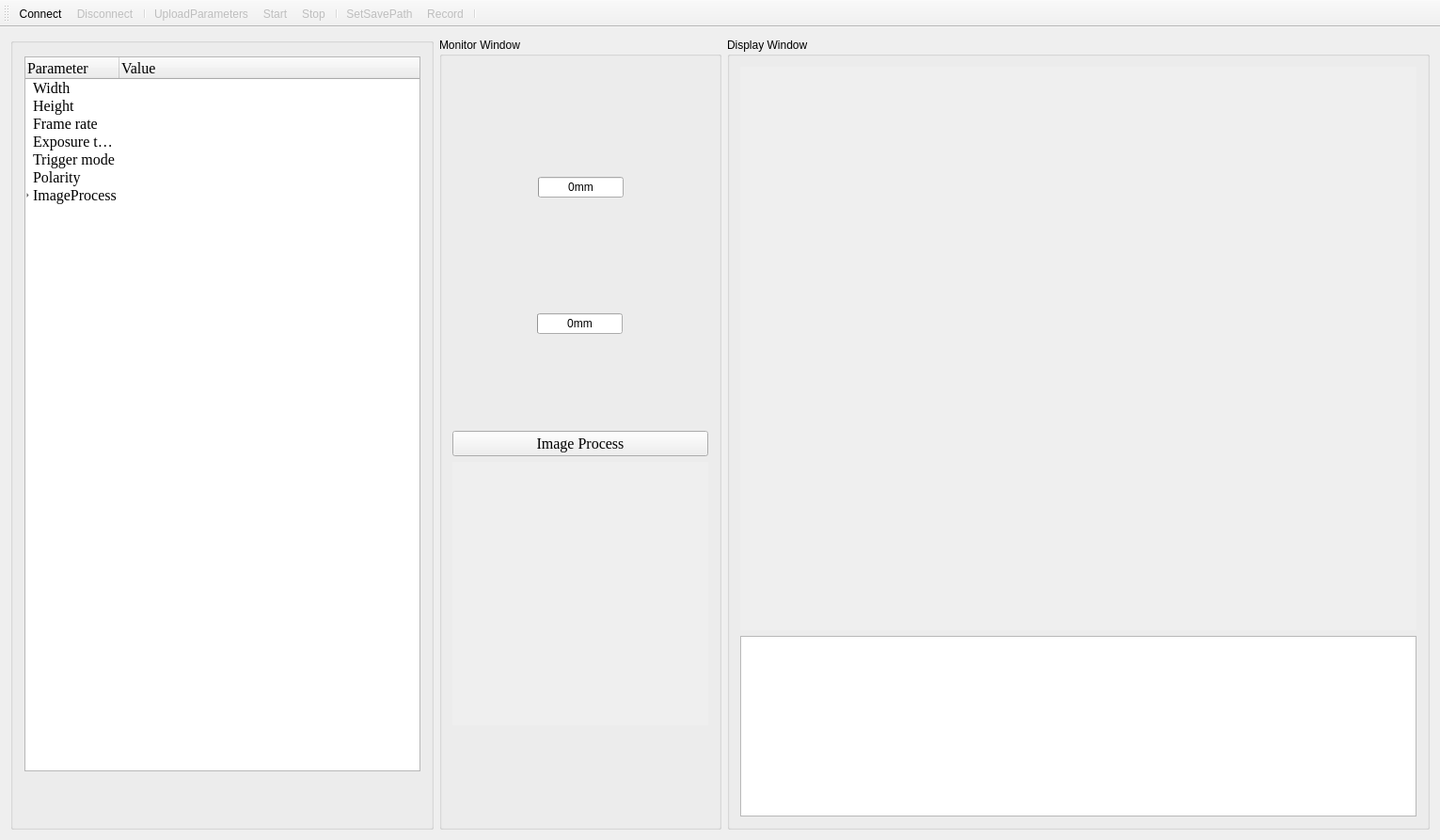
<?xml version="1.0" encoding="UTF-8"?>
<ui version="4.0">
 <class>MainWindow</class>
 <widget class="QMainWindow" name="MainWindow">
  <property name="geometry">
   <rect>
    <x>0</x>
    <y>0</y>
    <width>1531</width>
    <height>893</height>
   </rect>
  </property>
  <property name="minimumSize">
   <size>
    <width>1175</width>
    <height>755</height>
   </size>
  </property>
  <property name="windowTitle">
   <string>MainWindow</string>
  </property>
  <property name="styleSheet">
   <string notr="true"/>
  </property>
  <widget class="QWidget" name="centralWidget">
   <layout class="QGridLayout" name="gridLayout_5">
    <item row="0" column="0">
     <widget class="QGroupBox" name="groupBox_3">
      <property name="sizePolicy">
       <sizepolicy hsizetype="Fixed" vsizetype="Expanding">
        <horstretch>0</horstretch>
        <verstretch>0</verstretch>
       </sizepolicy>
      </property>
      <property name="minimumSize">
       <size>
        <width>450</width>
        <height>500</height>
       </size>
      </property>
      <property name="maximumSize">
       <size>
        <width>450</width>
        <height>16777215</height>
       </size>
      </property>
      <property name="title">
       <string/>
      </property>
      <widget class="QTreeWidget" name="parameter_tree">
       <property name="geometry">
        <rect>
         <x>15</x>
         <y>20</y>
         <width>421</width>
         <height>760</height>
        </rect>
       </property>
       <property name="sizePolicy">
        <sizepolicy hsizetype="Expanding" vsizetype="Expanding">
         <horstretch>0</horstretch>
         <verstretch>0</verstretch>
        </sizepolicy>
       </property>
       <property name="font">
        <font>
         <family>Times New Roman</family>
         <pointsize>12</pointsize>
        </font>
       </property>
       <property name="indentation">
        <number>5</number>
       </property>
       <attribute name="headerStretchLastSection">
        <bool>true</bool>
       </attribute>
       <column>
        <property name="text">
         <string>Parameter</string>
        </property>
       </column>
       <column>
        <property name="text">
         <string>Value</string>
        </property>
       </column>
       <item>
        <property name="text">
         <string>Width</string>
        </property>
       </item>
       <item>
        <property name="text">
         <string>Height</string>
        </property>
       </item>
       <item>
        <property name="text">
         <string>Frame rate</string>
        </property>
       </item>
       <item>
        <property name="text">
         <string>Exposure time</string>
        </property>
       </item>
       <item>
        <property name="text">
         <string>Trigger mode</string>
        </property>
       </item>
       <item>
        <property name="text">
         <string>Polarity</string>
        </property>
       </item>
       <item>
        <property name="text">
         <string>ImageProcess</string>
        </property>
        <item>
         <property name="text">
          <string>ROI.x</string>
         </property>
         <property name="text">
          <string/>
         </property>
        </item>
        <item>
         <property name="text">
          <string>ROI.y</string>
         </property>
        </item>
        <item>
         <property name="text">
          <string>ROI.w</string>
         </property>
        </item>
        <item>
         <property name="text">
          <string>ROI.h</string>
         </property>
        </item>
        <item>
         <property name="text">
          <string>Threshold</string>
         </property>
        </item>
       </item>
      </widget>
     </widget>
    </item>
    <item row="0" column="1">
     <widget class="QGroupBox" name="groupBox_4">
      <property name="sizePolicy">
       <sizepolicy hsizetype="Minimum" vsizetype="Expanding">
        <horstretch>0</horstretch>
        <verstretch>0</verstretch>
       </sizepolicy>
      </property>
      <property name="maximumSize">
       <size>
        <width>300</width>
        <height>16777215</height>
       </size>
      </property>
      <property name="styleSheet">
       <string notr="true">font: 12pt &quot;Times New Roman&quot;;</string>
      </property>
      <property name="title">
       <string>Monitor Window</string>
      </property>
      <layout class="QGridLayout" name="gridLayout_4">
       <item row="0" column="0">
        <layout class="QHBoxLayout" name="horizontalLayout">
         <item>
          <spacer name="horizontalSpacer">
           <property name="orientation">
            <enum>Qt::Horizontal</enum>
           </property>
           <property name="sizeHint" stdset="0">
            <size>
             <width>48</width>
             <height>20</height>
            </size>
           </property>
          </spacer>
         </item>
         <item>
          <layout class="QVBoxLayout" name="verticalLayout">
           <item>
            <widget class="QLabel" name="label_2">
             <property name="sizePolicy">
              <sizepolicy hsizetype="Fixed" vsizetype="Fixed">
               <horstretch>0</horstretch>
               <verstretch>0</verstretch>
              </sizepolicy>
             </property>
             <property name="text">
              <string/>
             </property>
             <property name="pixmap">
              <pixmap resource="../resources/rcc.qrc">:/pics/width.png</pixmap>
             </property>
             <property name="scaledContents">
              <bool>true</bool>
             </property>
            </widget>
           </item>
           <item>
            <widget class="QProgressBar" name="widthBar">
             <property name="maximum">
              <number>30</number>
             </property>
             <property name="value">
              <number>0</number>
             </property>
             <property name="alignment">
              <set>Qt::AlignCenter</set>
             </property>
             <property name="format">
              <string>%vmm</string>
             </property>
            </widget>
           </item>
          </layout>
         </item>
         <item>
          <spacer name="horizontalSpacer_2">
           <property name="orientation">
            <enum>Qt::Horizontal</enum>
           </property>
           <property name="sizeHint" stdset="0">
            <size>
             <width>28</width>
             <height>17</height>
            </size>
           </property>
          </spacer>
         </item>
        </layout>
       </item>
       <item row="1" column="0">
        <layout class="QHBoxLayout" name="horizontalLayout_2">
         <item>
          <spacer name="horizontalSpacer_3">
           <property name="orientation">
            <enum>Qt::Horizontal</enum>
           </property>
           <property name="sizeHint" stdset="0">
            <size>
             <width>100</width>
             <height>20</height>
            </size>
           </property>
          </spacer>
         </item>
         <item>
          <layout class="QVBoxLayout" name="verticalLayout_2">
           <item>
            <widget class="QLabel" name="label_5">
             <property name="sizePolicy">
              <sizepolicy hsizetype="Fixed" vsizetype="Fixed">
               <horstretch>0</horstretch>
               <verstretch>0</verstretch>
              </sizepolicy>
             </property>
             <property name="text">
              <string/>
             </property>
             <property name="pixmap">
              <pixmap resource="../resources/rcc.qrc">:/pics/length.png</pixmap>
             </property>
             <property name="scaledContents">
              <bool>true</bool>
             </property>
            </widget>
           </item>
           <item>
            <widget class="QProgressBar" name="lengthBar">
             <property name="maximum">
              <number>30</number>
             </property>
             <property name="value">
              <number>0</number>
             </property>
             <property name="alignment">
              <set>Qt::AlignCenter</set>
             </property>
             <property name="format">
              <string>%vmm</string>
             </property>
            </widget>
           </item>
          </layout>
         </item>
         <item>
          <spacer name="horizontalSpacer_4">
           <property name="orientation">
            <enum>Qt::Horizontal</enum>
           </property>
           <property name="sizeHint" stdset="0">
            <size>
             <width>100</width>
             <height>20</height>
            </size>
           </property>
          </spacer>
         </item>
        </layout>
       </item>
       <item row="2" column="0">
        <layout class="QVBoxLayout" name="verticalLayout_3">
         <item>
          <widget class="QPushButton" name="processButton">
           <property name="font">
            <font>
             <family>Times New Roman</family>
             <pointsize>12</pointsize>
             <weight>50</weight>
             <italic>false</italic>
             <bold>false</bold>
            </font>
           </property>
           <property name="text">
            <string>Image Process</string>
           </property>
           <property name="checkable">
            <bool>true</bool>
           </property>
           <property name="checked">
            <bool>false</bool>
           </property>
          </widget>
         </item>
         <item>
          <widget class="QLabel" name="roi_wnd">
           <property name="enabled">
            <bool>false</bool>
           </property>
           <property name="sizePolicy">
            <sizepolicy hsizetype="Expanding" vsizetype="Expanding">
             <horstretch>0</horstretch>
             <verstretch>0</verstretch>
            </sizepolicy>
           </property>
           <property name="minimumSize">
            <size>
             <width>240</width>
             <height>240</height>
            </size>
           </property>
           <property name="maximumSize">
            <size>
             <width>280</width>
             <height>280</height>
            </size>
           </property>
           <property name="autoFillBackground">
            <bool>true</bool>
           </property>
           <property name="text">
            <string/>
           </property>
           <property name="pixmap">
            <pixmap resource="../resources/rcc.qrc">:/pics/default.bmp</pixmap>
           </property>
          </widget>
         </item>
        </layout>
       </item>
      </layout>
     </widget>
    </item>
    <item row="0" column="2">
     <widget class="QGroupBox" name="groupBox_2">
      <property name="sizePolicy">
       <sizepolicy hsizetype="Expanding" vsizetype="Expanding">
        <horstretch>0</horstretch>
        <verstretch>0</verstretch>
       </sizepolicy>
      </property>
      <property name="styleSheet">
       <string notr="true">font: 12pt &quot;Times New Roman&quot;;</string>
      </property>
      <property name="title">
       <string>Display Window</string>
      </property>
      <layout class="QGridLayout" name="gridLayout_2">
       <item row="1" column="0">
        <widget class="QTextBrowser" name="textBrowser">
         <property name="sizePolicy">
          <sizepolicy hsizetype="Expanding" vsizetype="Maximum">
           <horstretch>0</horstretch>
           <verstretch>0</verstretch>
          </sizepolicy>
         </property>
         <property name="html">
          <string>&lt;!DOCTYPE HTML PUBLIC &quot;-//W3C//DTD HTML 4.0//EN&quot; &quot;http://www.w3.org/TR/REC-html40/strict.dtd&quot;&gt;
&lt;html&gt;&lt;head&gt;&lt;meta name=&quot;qrichtext&quot; content=&quot;1&quot; /&gt;&lt;style type=&quot;text/css&quot;&gt;
p, li { white-space: pre-wrap; }
&lt;/style&gt;&lt;/head&gt;&lt;body style=&quot; font-family:'Times New Roman'; font-size:12pt; font-weight:400; font-style:normal;&quot;&gt;
&lt;p style=&quot;-qt-paragraph-type:empty; margin-top:0px; margin-bottom:0px; margin-left:0px; margin-right:0px; -qt-block-indent:0; text-indent:0px;&quot;&gt;&lt;br /&gt;&lt;/p&gt;&lt;/body&gt;&lt;/html&gt;</string>
         </property>
        </widget>
       </item>
       <item row="0" column="0">
        <widget class="QLabel" name="display_wnd">
         <property name="enabled">
          <bool>false</bool>
         </property>
         <property name="sizePolicy">
          <sizepolicy hsizetype="Expanding" vsizetype="Expanding">
           <horstretch>0</horstretch>
           <verstretch>0</verstretch>
          </sizepolicy>
         </property>
         <property name="minimumSize">
          <size>
           <width>640</width>
           <height>480</height>
          </size>
         </property>
         <property name="maximumSize">
          <size>
           <width>16777215</width>
           <height>16777215</height>
          </size>
         </property>
         <property name="autoFillBackground">
          <bool>true</bool>
         </property>
         <property name="text">
          <string/>
         </property>
         <property name="pixmap">
          <pixmap resource="../resources/rcc.qrc">:/pics/default.bmp</pixmap>
         </property>
        </widget>
       </item>
      </layout>
     </widget>
    </item>
   </layout>
  </widget>
  <widget class="QToolBar" name="toolBar">
   <property name="enabled">
    <bool>true</bool>
   </property>
   <property name="windowTitle">
    <string>toolBar</string>
   </property>
   <property name="iconSize">
    <size>
     <width>60</width>
     <height>35</height>
    </size>
   </property>
   <attribute name="toolBarArea">
    <enum>TopToolBarArea</enum>
   </attribute>
   <attribute name="toolBarBreak">
    <bool>false</bool>
   </attribute>
   <addaction name="actionConnect"/>
   <addaction name="actionDisconnect"/>
   <addaction name="separator"/>
   <addaction name="actionUploadParameters"/>
   <addaction name="actionStart"/>
   <addaction name="actionStop"/>
   <addaction name="separator"/>
   <addaction name="actionSetSavePath"/>
   <addaction name="actionRecord"/>
   <addaction name="separator"/>
  </widget>
  <action name="actionConnect">
   <property name="icon">
    <iconset resource="../resources/rcc.qrc">
     <normaloff>:/icons/connect.ico</normaloff>:/icons/connect.ico</iconset>
   </property>
   <property name="text">
    <string>Connect</string>
   </property>
  </action>
  <action name="actionDisconnect">
   <property name="enabled">
    <bool>false</bool>
   </property>
   <property name="icon">
    <iconset resource="../resources/rcc.qrc">
     <normaloff>:/icons/disconnect.ico</normaloff>:/icons/disconnect.ico</iconset>
   </property>
   <property name="text">
    <string>Disconnect</string>
   </property>
  </action>
  <action name="actionStart">
   <property name="enabled">
    <bool>false</bool>
   </property>
   <property name="icon">
    <iconset resource="../resources/rcc.qrc">
     <normaloff>:/icons/play.ico</normaloff>:/icons/play.ico</iconset>
   </property>
   <property name="text">
    <string>Start</string>
   </property>
   <property name="toolTip">
    <string>Start</string>
   </property>
  </action>
  <action name="actionStop">
   <property name="enabled">
    <bool>false</bool>
   </property>
   <property name="icon">
    <iconset resource="../resources/rcc.qrc">
     <normaloff>:/icons/stop.ico</normaloff>:/icons/stop.ico</iconset>
   </property>
   <property name="text">
    <string>Stop</string>
   </property>
  </action>
  <action name="actionRecord">
   <property name="checkable">
    <bool>true</bool>
   </property>
   <property name="enabled">
    <bool>false</bool>
   </property>
   <property name="icon">
    <iconset resource="../resources/rcc.qrc">
     <normaloff>:/icons/record.ico</normaloff>:/icons/record.ico</iconset>
   </property>
   <property name="text">
    <string>Record</string>
   </property>
  </action>
  <action name="actionUploadParameters">
   <property name="enabled">
    <bool>false</bool>
   </property>
   <property name="icon">
    <iconset resource="../resources/rcc.qrc">
     <normaloff>:/icons/upload_para.ico</normaloff>:/icons/upload_para.ico</iconset>
   </property>
   <property name="text">
    <string>UploadParameters</string>
   </property>
  </action>
  <action name="actionSetSavePath">
   <property name="enabled">
    <bool>false</bool>
   </property>
   <property name="icon">
    <iconset resource="../resources/rcc.qrc">
     <normaloff>:/icons/save_path.ico</normaloff>:/icons/save_path.ico</iconset>
   </property>
   <property name="text">
    <string>SetSavePath</string>
   </property>
  </action>
  <action name="actionCalibrate">
   <property name="enabled">
    <bool>false</bool>
   </property>
   <property name="icon">
    <iconset>
     <normaloff>:/icon/resources/calibration.ico</normaloff>:/icon/resources/calibration.ico</iconset>
   </property>
   <property name="text">
    <string>Calibrate</string>
   </property>
  </action>
 </widget>
 <layoutdefault spacing="6" margin="11"/>
 <resources>
  <include location="../resources/rcc.qrc"/>
 </resources>
 <connections/>
</ui>
